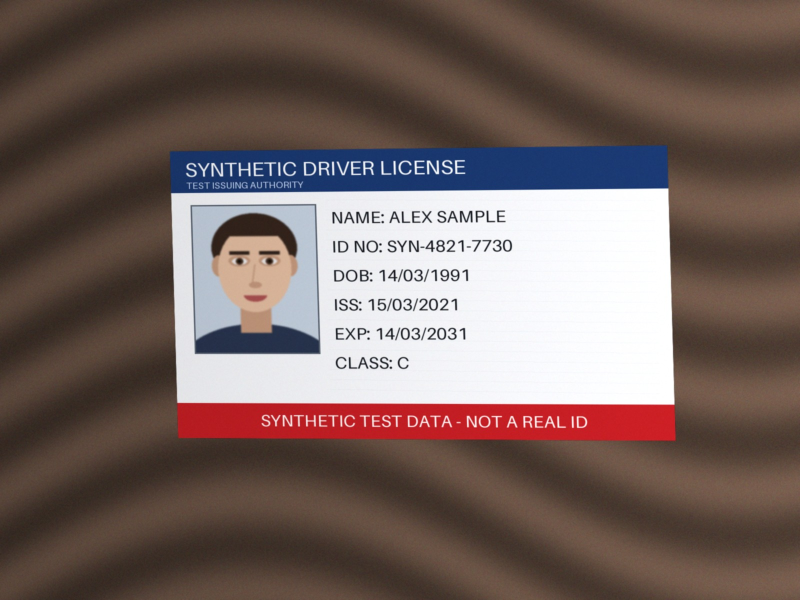
#> input picture sample_data/synthetic_license_example.jpg, 1600 x 1200 px (shown at 1/2 size)
$ python -i document_detector.py   (imports and definitions only)
#> lines starting #> are read from the running program, lines starting #| are printed output that depends on the picture; after the words box and inside, x2 and y2 are one past the last pixel; in counts of white or black regions, pixels touching at a corner belong together
#> further down, picture is the input picture: shape (1200, 1600, 3); mean B, G, R 94.6, 99.3, 116.6
"""Find the ID card in a photo and straighten it with a perspective transform.

How it works:

1. Shrink the photo to a working size so detection is fast and predictable.
2. Build binary "maps" of where the card might be:
   * edge map - Canny edges, slightly thickened so the card outline is closed;
   * colour map - how different each pixel's colour is from the photo's border
     (usually the table or background), split with Otsu's threshold. This finds
     cards whose coloured bands are as dark as the background;
   * threshold maps - Otsu thresholding of brightness, which separates a light
     card from a darker background (and the inverse).
3. In each map, test the biggest outlines. An outline is a candidate when it:
   * covers a large part of the photo (small boxes such as the portrait photo
     printed on the card are ignored),
   * has four corners, or is almost a perfect rectangle (rounded card corners),
   * has an ID-card-like width/height ratio (a standard card is 1.59:1),
   * shows a clear brightness change between just inside and just outside its
     border (a real card edge, not a cluster of text).
   The largest candidate from all maps wins, so a coloured band or the white
   middle of the card is not mistaken for the whole card.
4. Warp the four corners onto a flat rectangle.

If nothing card-like is found, the whole image is used instead (safe fallback).
That is the right behaviour for scans where the card already fills the frame.
"""

import logging
from dataclasses import dataclass
from typing import List, Optional, Tuple

import cv2
import numpy as np

logger = logging.getLogger(__name__)


@dataclass
class DetectionResult:
    aligned_image: np.ndarray
    detected: bool
    method: str  # "edge_contour", "threshold_contour" or "none"
    corners: Optional[np.ndarray]  # 4x2 float32: tl, tr, br, bl in original pixels
    area_ratio: Optional[float]


def order_corners(points: np.ndarray) -> np.ndarray:
    """Return the four points ordered top-left, top-right, bottom-right, bottom-left."""
    pts = points.reshape(4, 2).astype(np.float32)
    center = pts.mean(axis=0)
    angles = np.arctan2(pts[:, 1] - center[1], pts[:, 0] - center[0])
    pts = pts[np.argsort(angles)]  # clockwise in image coordinates (y points down)
    start = int(np.argmin(pts.sum(axis=1)))  # top-left has the smallest x + y
    return np.roll(pts, -start, axis=0)


def warp_to_rectangle(image: np.ndarray, corners: np.ndarray) -> np.ndarray:
    """Map the quadrilateral ``corners`` onto a flat, upright rectangle."""
    tl, tr, br, bl = corners
    width = int(round(max(np.linalg.norm(tr - tl), np.linalg.norm(br - bl))))
    height = int(round(max(np.linalg.norm(bl - tl), np.linalg.norm(br - tr))))
    width, height = max(width, 1), max(height, 1)
    target = np.array([[0, 0], [width - 1, 0], [width - 1, height - 1], [0, height - 1]], dtype=np.float32)
    matrix = cv2.getPerspectiveTransform(corners.astype(np.float32), target)
    return cv2.warpPerspective(image, matrix, (width, height), flags=cv2.INTER_CUBIC)


class DocumentDetector:
    """Locate the card boundary using contour analysis."""

    def __init__(
        self,
        working_size: int = 900,
        min_area_ratio: float = 0.12,
        max_area_ratio: float = 0.98,
        min_aspect_ratio: float = 1.35,
        max_aspect_ratio: float = 2.0,
        min_edge_contrast: float = 12.0,
        min_color_distance: float = 22.0,
    ) -> None:
        self.working_size = working_size
        self.min_area_ratio = min_area_ratio
        self.max_area_ratio = max_area_ratio
        # A standard ID card is 1.59:1. Portrait photo boxes (about 1.25-1.33:1)
        # fall below the minimum, so they are never mistaken for the card.
        self.min_aspect_ratio = min_aspect_ratio
        self.max_aspect_ratio = max_aspect_ratio
        self.min_edge_contrast = min_edge_contrast
        self.min_color_distance = min_color_distance

    def detect(self, image: np.ndarray) -> DetectionResult:
        height, width = image.shape[:2]
#> height = 1200; width = 1600
        scale = min(1.0, self.working_size / float(max(height, width)))
#> scale = 0.562
        small = cv2.resize(image, None, fx=scale, fy=scale, interpolation=cv2.INTER_AREA) if scale < 1 else image
        small = cv2.GaussianBlur(small, (5, 5), 0)
        blurred = cv2.cvtColor(small, cv2.COLOR_BGR2GRAY)
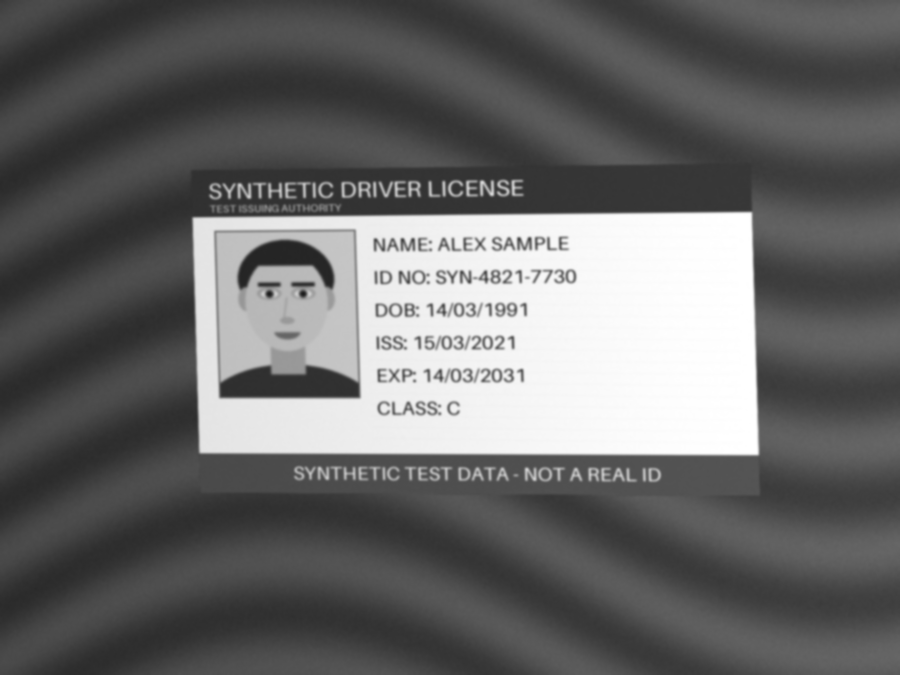
#> blurred: shape (675, 900); min 28, max 255, mean 103.9

        candidate_maps = [
            ("edge_contour", self._edge_map(blurred)),
            ("color_contour", self._color_map(small)),
            *self._threshold_maps(blurred),
        ]
        best: Optional[Tuple[str, np.ndarray]] = None
        for method, mask in candidate_maps:
            quad = self._find_card_quad(mask, blurred)
            if quad is not None and (best is None or cv2.contourArea(quad) > cv2.contourArea(best[1])):
                best = (method, quad)

        if best is None:
            logger.debug("No card boundary found; using the full image")
            return DetectionResult(image.copy(), False, "none", None, None)

        method, quad = best
        corners = order_corners(quad / scale)
        area_ratio = float(cv2.contourArea(corners)) / float(width * height)
        logger.debug("Card found with %s (area ratio %.2f)", method, area_ratio)
        return DetectionResult(warp_to_rectangle(image, corners), True, method, corners, round(area_ratio, 4))

    # --- candidate maps ----------------------------------------------------
    @staticmethod
    def _edge_map(blurred: np.ndarray) -> np.ndarray:
        median = float(np.median(blurred))
#> median = 75
        lower = int(max(10, 0.66 * median))
#> lower = 49
        upper = int(min(255, max(lower + 40, 1.33 * median)))
#> upper = 99
        edges = cv2.Canny(blurred, lower, upper)
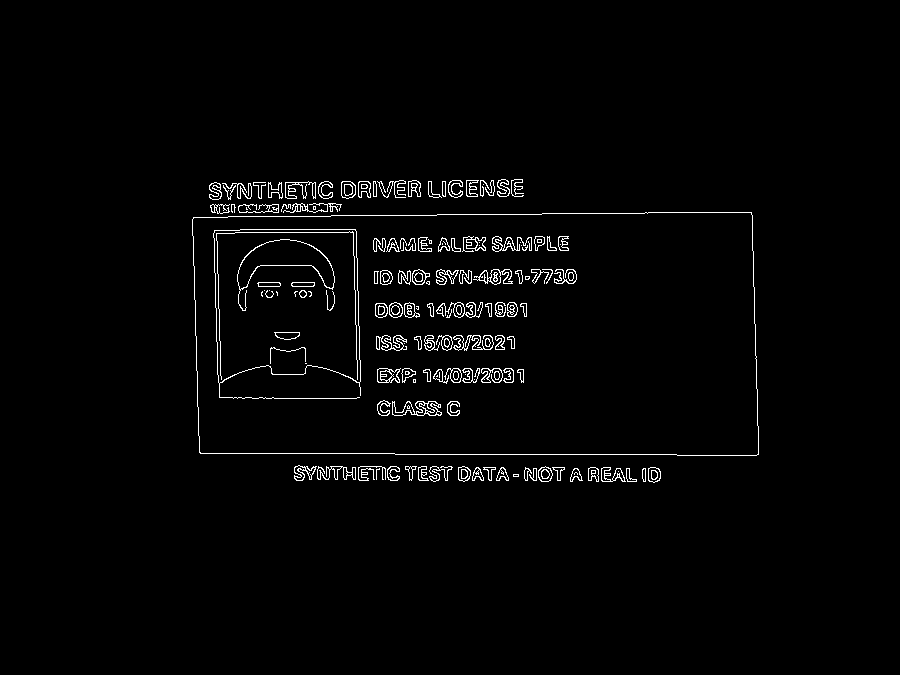
#> edges: shape (675, 900); 2% white in thin lines or dots, all inside (x1, y1, x2, y2) = (192, 179, 759, 483)
        kernel = cv2.getStructuringElement(cv2.MORPH_RECT, (3, 3))
        edges = cv2.dilate(edges, kernel, iterations=1)
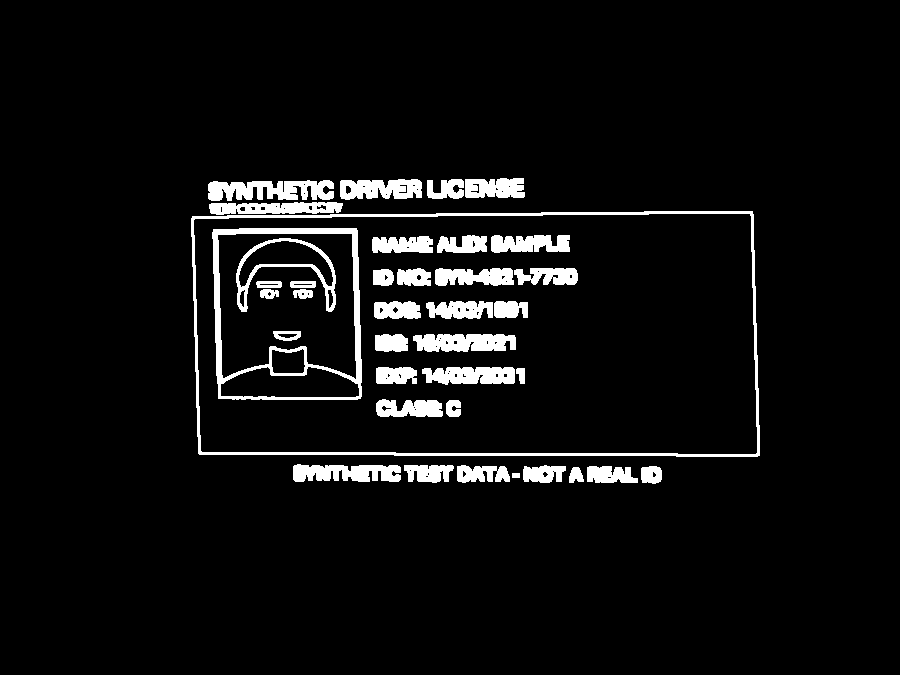
#> edges: shape (675, 900); 5.7% white; 38 white regions, largest, box (x1, y1, x2, y2) and area: (191, 211, 760, 457) 4837, (212, 228, 362, 400) 3952, (208, 180, 334, 201) 1893
        return cv2.morphologyEx(edges, cv2.MORPH_CLOSE, cv2.getStructuringElement(cv2.MORPH_RECT, (5, 5)))
#> returned value: shape (675, 900); 6.3% white; 17 white regions, largest, box (x1, y1, x2, y2) and area: (191, 179, 760, 457) 10559, (212, 228, 362, 400) 5468, (293, 464, 566, 483) 4048

    def _color_map(self, small_bgr: np.ndarray) -> np.ndarray:
        # Float input gives true CIELAB values, where a distance of ~20 is a clearly visible colour change.
        lab = cv2.cvtColor(small_bgr.astype(np.float32) / 255.0, cv2.COLOR_BGR2LAB)
#> lab: shape (675, 900, 3) float32; mean of channels 0, 1, 2 42.7, 6.9, 6.4
        band = max(2, int(0.03 * min(lab.shape[:2])))
#> band = 20
        edges = (lab[:band], lab[-band:], lab[:, :band], lab[:, -band:])
        border = np.concatenate([edge.reshape(-1, 3) for edge in edges])
        distance = np.linalg.norm(lab - np.median(border, axis=0), axis=2)
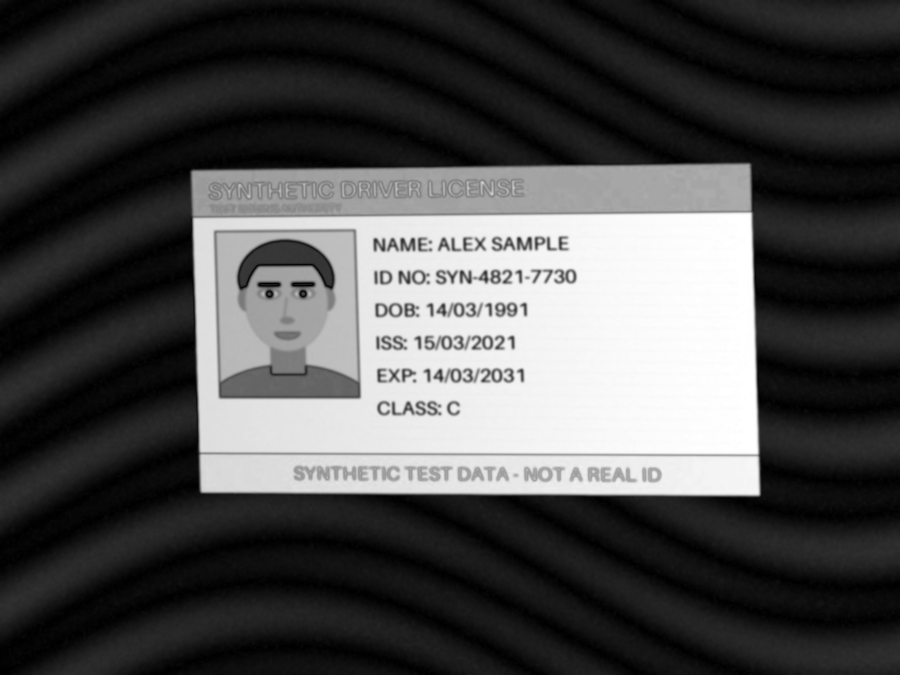
#> distance: shape (675, 900) float32; min 0.303, max 71.12, mean 21.5; drawn with min black and max white
        mask = (distance > self.min_color_distance).astype(np.uint8) * 255
#> mask: shape (675, 900); 29.8% white; 1 white region, box (x1, y1, x2, y2) and area: (191, 163, 761, 497) 180844
        kernel = cv2.getStructuringElement(cv2.MORPH_RECT, (9, 9))
        mask = cv2.morphologyEx(mask, cv2.MORPH_CLOSE, kernel, iterations=2)
#> mask: shape (675, 900); 30% white; 1 white region, box (x1, y1, x2, y2) and area: (191, 163, 761, 497) 182496
        return cv2.morphologyEx(mask, cv2.MORPH_OPEN, kernel)

    @staticmethod
    def _threshold_maps(blurred: np.ndarray) -> List[Tuple[str, np.ndarray]]:
        _, light = cv2.threshold(blurred, 0, 255, cv2.THRESH_BINARY + cv2.THRESH_OTSU)
#> light: shape (675, 900); 20.7% white; 81 white regions (21 under 20 px), largest, box (x1, y1, x2, y2) and area: (193, 212, 759, 456) 123608, (480, 181, 494, 196) 101, (238, 184, 251, 198) 72
        kernel = cv2.getStructuringElement(cv2.MORPH_RECT, (9, 9))
        light = cv2.morphologyEx(light, cv2.MORPH_CLOSE, kernel, iterations=2)
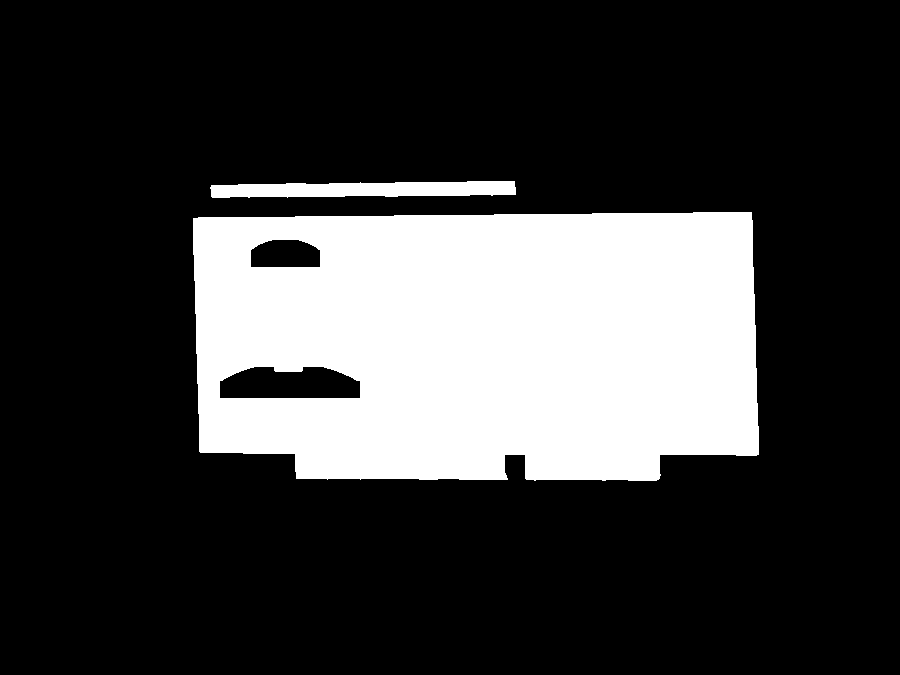
#> light: shape (675, 900); 23.3% white; 2 white regions, box (x1, y1, x2, y2) and area: (193, 212, 759, 481) 137501, (210, 181, 516, 198) 4131
        dark = cv2.bitwise_not(light)
        return [("threshold_contour", light), ("threshold_contour", dark)]

    # --- shape tests -------------------------------------------------------
    def _find_card_quad(self, mask: np.ndarray, gray: np.ndarray) -> Optional[np.ndarray]:
        image_area = float(mask.shape[0] * mask.shape[1])
        contours, _ = cv2.findContours(mask, cv2.RETR_EXTERNAL, cv2.CHAIN_APPROX_SIMPLE)
        for contour in sorted(contours, key=cv2.contourArea, reverse=True)[:5]:
            hull = cv2.convexHull(contour)
            area = cv2.contourArea(hull)
            if not self.min_area_ratio * image_area <= area <= self.max_area_ratio * image_area:
                continue
            quad = self._as_quadrilateral(hull)
            if quad is None or not self._has_card_shape(quad):
                continue
            if self._sides_on_image_border(quad, mask.shape[:2]) >= 2:
                continue  # a tight scan or crop: the whole image already is the card
            if self._edge_contrast(gray, quad) < self.min_edge_contrast:
                continue
            return quad.astype(np.float32)
        return None

    @staticmethod
    def _as_quadrilateral(hull: np.ndarray) -> Optional[np.ndarray]:
        perimeter = cv2.arcLength(hull, True)
        for epsilon in (0.02, 0.03, 0.04, 0.05):
            approx = cv2.approxPolyDP(hull, epsilon * perimeter, True)
            if len(approx) == 4 and cv2.isContourConvex(approx):
                return approx.reshape(4, 2)
        # Rounded corners can defeat polygon fitting; accept the bounding
        # rotated rectangle when the shape fills almost all of it.
        rect = cv2.minAreaRect(hull)
        rect_area = rect[1][0] * rect[1][1]
        if rect_area > 0 and cv2.contourArea(hull) / rect_area >= 0.9:
            return cv2.boxPoints(rect)
        return None

    def _has_card_shape(self, quad: np.ndarray) -> bool:
        tl, tr, br, bl = order_corners(quad)
        width = (np.linalg.norm(tr - tl) + np.linalg.norm(br - bl)) / 2
        height = (np.linalg.norm(bl - tl) + np.linalg.norm(br - tr)) / 2
        if min(width, height) < 1:
            return False
        aspect = max(width, height) / min(width, height)
        return self.min_aspect_ratio <= aspect <= self.max_aspect_ratio

    @staticmethod
    def _sides_on_image_border(quad: np.ndarray, shape: Tuple[int, int]) -> int:
        """How many image edges the quad's bounding box runs along (within 1%)."""
        height, width = shape
        x, y, w, h = cv2.boundingRect(quad.astype(np.int32))
        margin_x, margin_y = 0.01 * width, 0.01 * height
        return sum(
            (
                x <= margin_x,
                y <= margin_y,
                x + w >= width - 1 - margin_x,
                y + h >= height - 1 - margin_y,
            )
        )

    @staticmethod
    def _edge_contrast(gray: np.ndarray, quad: np.ndarray) -> float:
        """Mean brightness difference between thin bands inside and outside the quad."""
        region = np.zeros(gray.shape, dtype=np.uint8)
        cv2.fillConvexPoly(region, order_corners(quad).astype(np.int32), 255)
        band = max(3, int(0.015 * min(gray.shape[:2])))
        kernel = np.ones((band, band), dtype=np.uint8)
        inner = cv2.subtract(region, cv2.erode(region, kernel))
        outer = cv2.subtract(cv2.dilate(region, kernel), region)
        if not inner.any() or not outer.any():
            return 0.0
        return float(abs(gray[inner > 0].mean() - gray[outer > 0].mean()))

>>> import cv2
>>> picture = cv2.imread('../../sample_data/synthetic_license_example.jpg')
>>> result = DocumentDetector().detect(picture)
#> the loop in detect, `for method, mask in candidate_maps:` made 4 passes
#> method on pass 2: 'color_contour'
#> method on passes 1, 3: 'edge_contour', 'threshold_contour'
#> pass 2, in _edge_contrast, `outer = cv2.subtract(cv2.dilate(region, kernel), region)`:
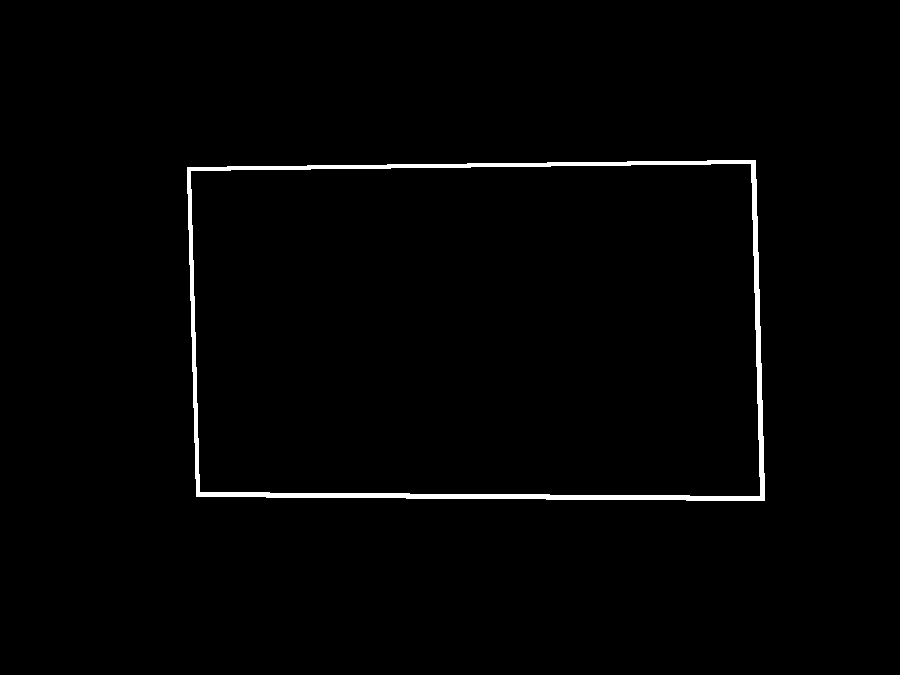
#> outer: shape (675, 900); 1.3% white; 1 white region, box (x1, y1, x2, y2) and area: (187, 160, 765, 501) 8190
#> in detect, `method, quad = best`: method = 'color_contour'
#> in detect, `corners = order_corners(quad / scale)`: corners = [[339.6, 304], [1333.3, 291.6], [1349.3, 880], [355.6, 872.9]]
#> in detect, `area_ratio = float(cv2.contourArea(corners)) / float(width * height)`: area_ratio = 0.3
#> in warp_to_rectangle, `tl, tr, br, bl = corners`: tl = [339.6, 304]; tr = [1333.3, 291.6]; br = [1349.3, 880]; bl = [355.6, 872.9]
#> in warp_to_rectangle, `width = int(round(max(np.linalg.norm(tr - tl), np.linalg.norm(br - bl)..`: width = 994
#> in warp_to_rectangle, `height = int(round(max(np.linalg.norm(bl - tl), np.linalg.norm(br - tr..`: height = 589
#> in warp_to_rectangle, `target = np.array([[0, 0], [width - 1, 0], [width - 1, height - 1], [0..`: target = [[0, 0], [993, 0], [993, 588], [0, 588]]
#> in warp_to_rectangle, `matrix = cv2.getPerspectiveTransform(corners.astype(np.float32), target)`: matrix = [[1.04, -0.0294, -345.9], [0.0131, 1.04, -321.9], [3.5e-05, -1.93e-06, 1]]
#> in warp_to_rectangle, `return cv2.warpPerspective(image, matrix, (width, height), flags=cv2.I..`:
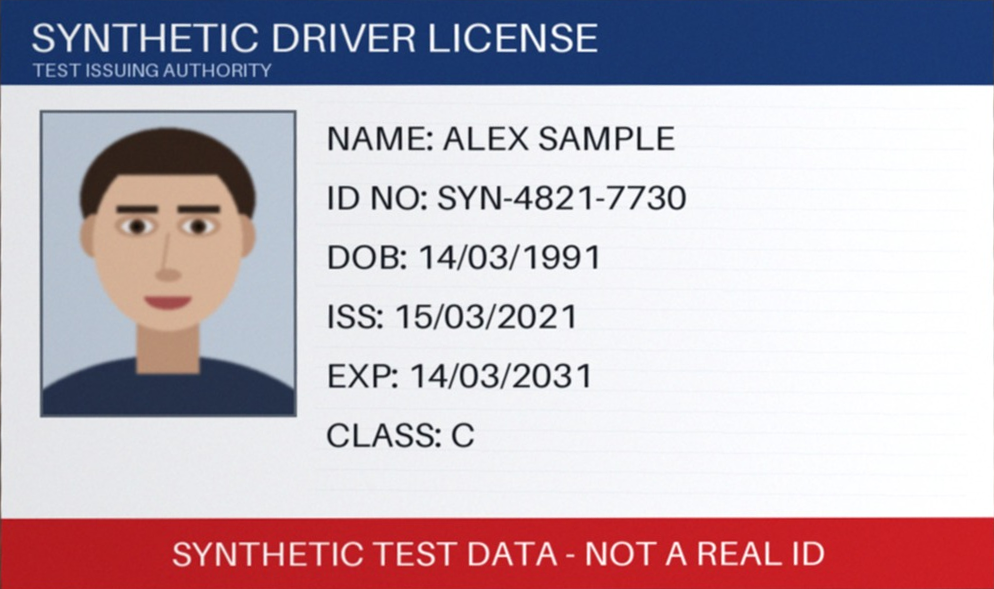
#> returned value: shape (589, 994, 3); mean of channels 0, 1, 2 186.8, 176.6, 191.5; drawn as B, G, R
